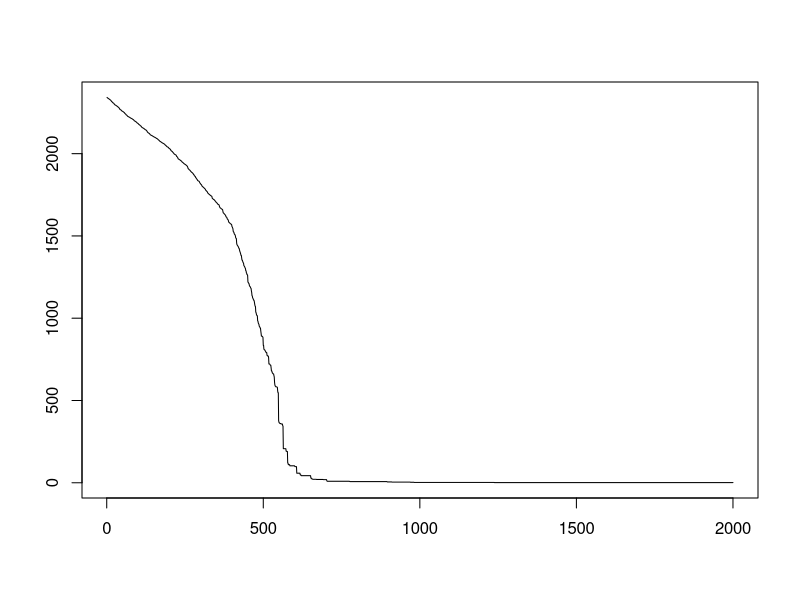

The R script that drew this image: (Note: this script raises an error after producing the figure.)
# Plot the number of nodes in the largest connected component
# as you remove 2, 000 nodes, one at a time, in descending degree
# order, from the networks used for the previous exercises. Does the
# result confirm your answer to the previous question about which
# network is of which type?

library(here)
library(igraph)

# Reading the edge list and building the graph
edge_list <- read.table("data.txt", header=FALSE)
colnames(edge_list) <- c("from", "to")
edge_list[] <- lapply(edge_list, as.character)
g <- graph_from_edgelist(as.matrix(edge_list), directed = FALSE)

# Solution 

num_remove <- 2000
lcc_sizes <- numeric(num_remove)

g_temp <- g
for (i in 1:num_remove) {
  if (vcount(g_temp) == 0) {
    lcc_sizes[i:num_remove] <- 0
    break
  }
  degs <- degree(g_temp)
  # Picking the node(s) with the highest degree (randomly if tie)
  max_deg <- max(degs)
  candidates <- names(degs)[degs == max_deg]
  to_remove <- sample(candidates, 1)
  g_temp <- delete_vertices(g_temp, to_remove)
  cl <- components(g_temp)
  lcc_sizes[i] <- if (vcount(g_temp) > 0) max(cl$csize) else 0
}

# Plotting the results 
plot(1:num_remove, lcc_sizes, type = "l",
     xlab = "Number of nodes removed (highest degree first)",
     ylab = "Size of largest connected component",
     main = paste("Targeted Attack: Largest Component vs. Nodes Removed\n", filename))